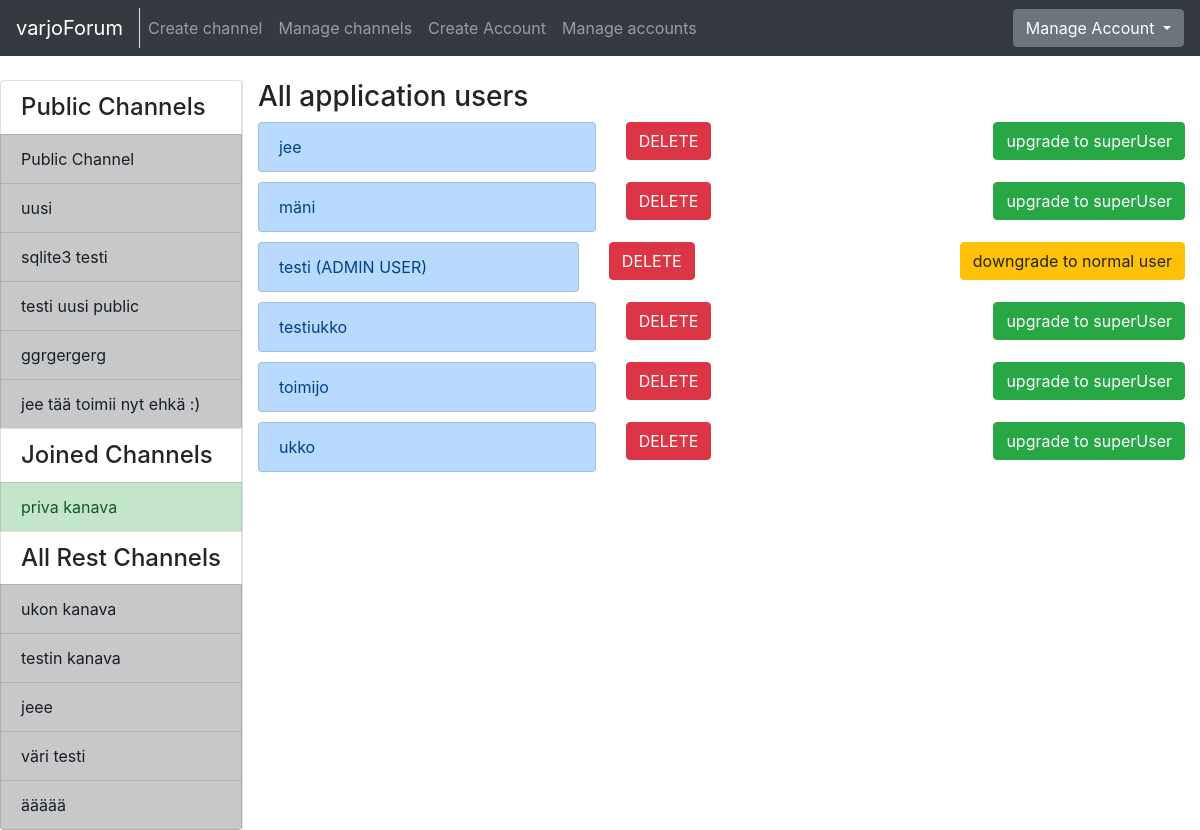
Page /auth/allAccount/ (signed in) on the earlier database version.
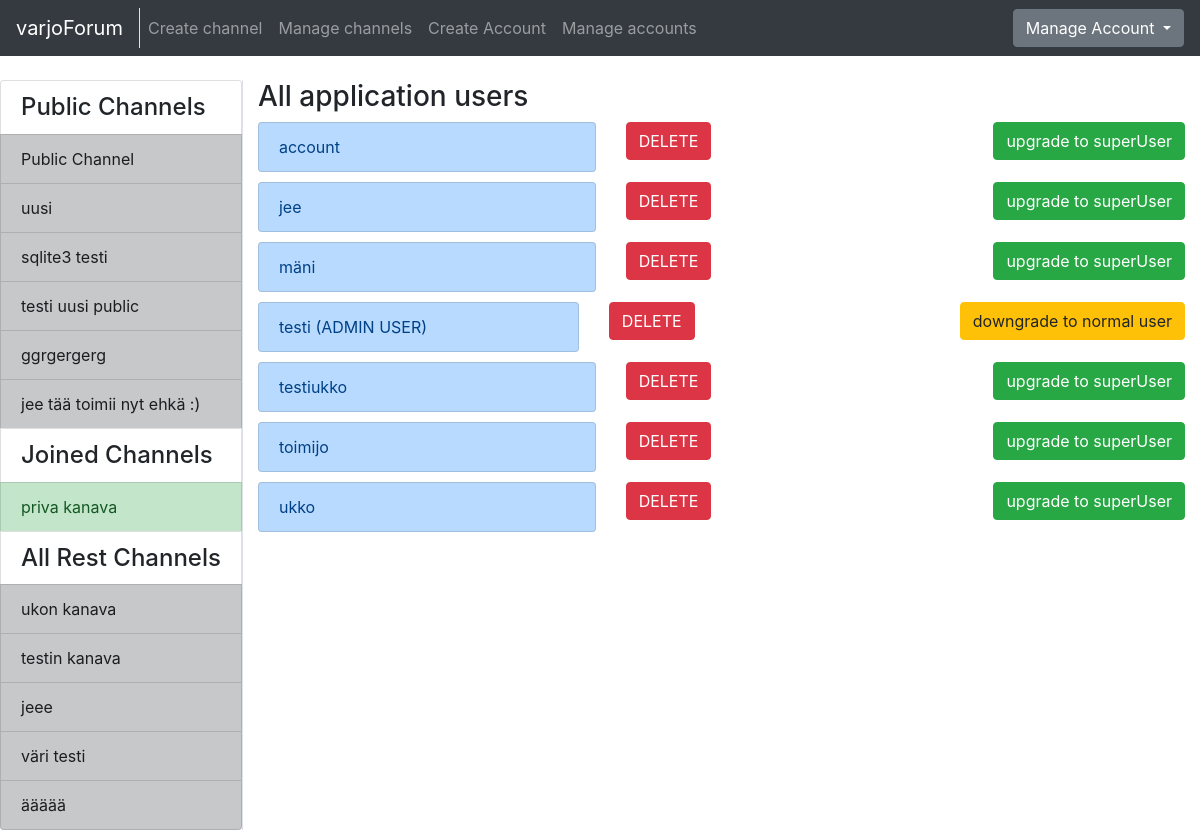
Same page on the later database version.
### application/channels/models.py (models this page shows, shortened)
class Channel(Base):
    name = db.Column(db.String(144), nullable=False)
    introduction = db.Column(db.Text, nullable=False)
    master_id = db.Column(db.Integer, nullable=False)
    public = db.Column(db.Boolean, nullable=False)
    messages = db.relationship("Message", backref='Channel', lazy=True)
    accounts = db.relationship('Account', secondary=accounts, lazy='subquery',
        backref=db.backref('channels', lazy=True))
    @staticmethod
    def get_my_channels(account_id):
        stmt = text("SELECT Channel.id, Channel.name, Channel.master_id"
                    " FROM Channel, Account, Accounts"
                    " WHERE Channel.id = Accounts.channel_id"
                    " AND Channel.public = False"
                    " AND Account.id = Accounts.account_id"
                    " AND Account.id = :account_id"
                    " ORDER BY Channel.name").params(account_id=account_id)
        res = db.engine.execute(stmt)
        response = []
        for row in res:
            response.append({"channel_id":row[0], "channel_name":row[1], "master_id":row[2]})
        return response
    @staticmethod
    def get_channels_where_not_in(account_id):
        stmt = text("SELECT channel.id, channel.name, channel.public"
                    " FROM Channel"
                    " WHERE Channel.id NOT IN ("
                        " SELECT Channel.id"
                            " FROM Channel, Account, Accounts"
                            " WHERE Channel.id = Accounts.channel_id"
                            " AND Account.id = Accounts.account_id"
                            " AND Account.id = :account_id"
                            " )").params(account_id=account_id)
        res = db.engine.execute(stmt)
        response = []
        for row in res:
            response.append({"id":row[0], "name":row[1], "public":row[2]})
        return response
    @staticmethod
    def get_all_publics():
        stmt = text("SELECT Channel.id, Channel.name"
                    " FROM Channel"
                    " WHERE Channel.public = True")
        res = db.engine.execute(stmt)
        response = []
        for row in res:
            response.append({"id":row[0], "name":row[1]})
        return response

### application/auth/models.py (models this page shows, shortened)
class Account(Base):
    username = db.Column(db.String(144), nullable=False)
    password = db.Column(db.String(144), nullable=False)
    motto = db.Column(db.String(144), nullable=False)
    admin = db.Column(db.Boolean, nullable=False)
    email = db.Column(db.String(144), nullable=False)
    messages = db.relationship("Message", backref='account', lazy=True)
    comments = db.relationship("Comment", backref='account', lazy=True)

### application/auth/views.py (the view)
@app.route("/auth/allAccount/", methods=["GET"])
@login_required
def account_list():
    if current_user.admin == False:
        return redirect(url_for("messages_index"))
    if request.method == "GET":
        return render_template("auth/list.html",
                                accounts = Account.query.order_by(Account.username).all(),
                                my_channels=Channel.get_my_channels(current_user.id),
                                all_channels=Channel.get_channels_where_not_in(current_user.id),
                                public_channels=Channel.get_all_publics())

### application/__init__.py (called while the page is built)
@login_manager.user_loader
def load_user(account_id):
  return Account.query.get(account_id)

### application/templates/auth/list.html
{% extends "layout.html" %}
{% block body %}
<h3>All application users</h3>
  <div class="list-group">
    {% for account in accounts %}
    {% if not account.id == current_user.id %}
    <div class="row" style="padding-bottom: 10px">
      <div class="col">
        {% if account.admin == True and not account.id == current_user.id %}
        <p class="list-group-item list-group-item-primary">
          {{ account.username }} (ADMIN USER)
        </p>
        {% else %}
        <p class="list-group-item list-group-item-primary">
          {{ account.username }}
        </p>
        {% endif %}
      </div>
      <div class="col">
        <form method="POST" action="{{ url_for('accounts_delete', account_id=account.id) }}" name="accountform">
          <button type="submit" class="btn btn-danger">DELETE</button>
        </form>
      </div>
      <div class="col-md-auto">
        {% if account.admin == True %}
        <form action="{{ url_for('admin_changer', account_id=account.id, direction='down') }}" method="POST">
          <button type="submit" class="btn btn-warning">
            downgrade to normal user
          </button>
        </form>
        {% else %}
        <form action="{{ url_for('admin_changer', account_id=account.id, direction='up') }}" method="POST">
          <button type="submit" class="btn btn-success">
            upgrade to superUser
          </button>
        </form>
        {% endif %}
      </div>
    </div>
    {% endif %}
    {% endfor %}
  </div>
{% endblock %}

### application/templates/layout.html (shortened to what this page needs)
<!DOCTYPE html>
  <html>
    <head>
      <link rel="stylesheet" href="https://maxcdn.bootstrapcdn.com/bootstrap/4.0.0/css/bootstrap.min.css">
    </head>
    <body>
      <nav class="navbar navbar-expand-md navbar-dark bg-dark mb-4">
        <div class="border-right">
          <a class="navbar-brand" href="{{ url_for('index') }}">varjoForum</a>
        </div>
        <div class="collapse navbar-collapse" id="navbarCollapse">
          <ul class="navbar-nav mr-auto">
            {% if current_user.is_authenticated %}
              <li class="nav-item">
                <a class="nav-link" href="{{ url_for('channels_create') }}">Create channel</a>
              </li>
            {% endif %}
            {% if current_user.admin == True %}
              <li class="nav-item">
                <a href="{{ url_for('channel_manager') }}" class="nav-link">Manage channels</a>
              </li>
              <li class="nav-item">
                <a href="{{ url_for('account_create') }}" class="nav-link">Create Account</a>
              </li>
              <li class="nav-item">
                <a class="nav-link" href="{{ url_for('account_list') }}">Manage accounts</a>
              </li>
            {% endif %}
          </ul>
            {% if current_user.is_authenticated %}
            <div class="btn-group">
              <button type="button" class="btn btn-secondary dropdown-toggle" data-toggle="dropdown" aria-haspopup="true" aria-expanded="false">
                  Manage Account
              </button>
            </div>
            {% else %}
            <a class="btn btn-success" href="{{ url_for('auth_login') }}">Login</a>
            {% endif %}
        </div>
      </nav>
      <div class="container-fluid" >
        <div class="row">
            <div class="border-right">
              <div class="col-sx" >
                <div style="float: left">
                  <div class="list-group">
                  {% if current_user.is_authenticated %}
                    <h4 class="list-group-item">Public Channels</h4>
                    {% for public in public_channels %}
                      <a href="{{ url_for('one_channel_index', channel_id=public.id, sort='first') }}"
                          class="list-group-item list-group-item-action list-group-item-dark">
                        {{ public.name }}
                      </a>
                    {% endfor %}
                    {% if my_channels %}
                      <h4 class="list-group-item">Joined Channels</h4>
                    {% endif %}
                    {% for my_channel in my_channels %}
                      {% if my_channel.master_id == current_user.id %}
                      <a href="{{ url_for('one_channel_index', channel_id=my_channel.channel_id, sort='first') }}"
                          class="list-group-item list-group-item-action list-group-item-success">
                        {{ my_channel.channel_name }}
                      </a>
                      {% else %}
                      <a href="{{ url_for('one_channel_index', channel_id=my_channel.channel_id, sort='first') }}"
                          class="list-group-item list-group-item-action list-group-item-dark">
                        {{ my_channel.channel_name }}
                      </a>
                      {% endif %}
                    {% endfor %}
                    <h4 class="list-group-item">All Rest Channels</h4>
                {% else %}
                {% if all_channels %}
                <h4 class="list-group-item">All Channels</h4>
                {% endif %}
                {% endif %}
                {% for channel in all_channels %}
                  {% if channel.public == False %}
                  <a href="{{ url_for('one_channel_index', channel_id=channel.id, sort='first') }}"
                      class="list-group-item list-group-item-action list-group-item-dark">
                    {{ channel.name }}
                  </a>
                  {% endif %}
                {% endfor %}
              </div>
              </div>
              </div>
          </div>
          <div class="col">
            {% block body %}{% endblock %}
          </div>
        </div>
    </body>
  </html>

Differences in the rows shown:
added Account: username "account"
